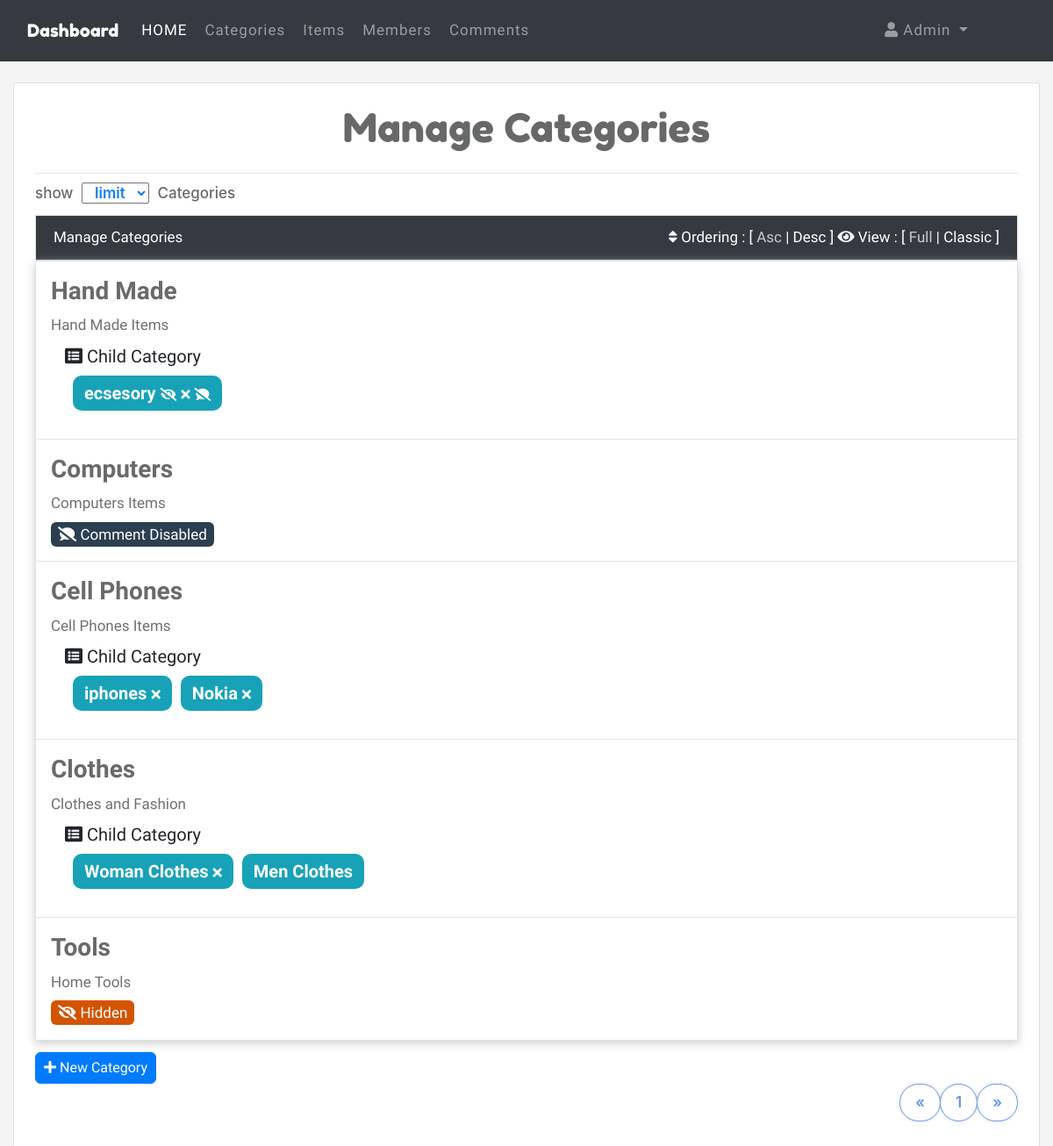
The page /admin/categories.php (signed in) on the database its author committed.
### tables this page shows
CREATE TABLE `categories` (
  `ID` int(11) NOT NULL,
  `Name` varchar(255) NOT NULL,
  `Description` text NOT NULL,
  `Ordering` int(11) DEFAULT NULL,
  `parent` int(11) NOT NULL,
  `Visibility` tinyint(4) NOT NULL DEFAULT 0,
  `Allow_Ads` tinyint(4) NOT NULL DEFAULT 0,
  `Allow_Comment` tinyint(4) NOT NULL DEFAULT 0
);

### admin/includes/languages/english.php (called while the page is built)
<?php
function lang($phrase)
{
    static $lang = array(
       'HOME_ADMIN'   =>    'Dashboard',
       'HOME'            =>    'HOME',
       'CATEGORIES'      =>    'Categories',
       'ITEMS'           =>    'Items',
       'MEMBERS'         =>    'Members',
       'COMMENTS'        =>    'Comments',
       'STATISTICS'      =>    'Statistics',
       'LOGS'            =>    'Logs',
       'Edit_Profile'   =>     'Edit Profile',
       'Settings'        =>     'Settings',
       'Logout'          =>     'Logout',
    );
    return $lang[$phrase];
}
?>

### admin/includes/functions/functions.php (called while the page is built, shortened)
<?php
function getAllFrom($field , $table, $join,  $on, $where = NULL, $and = NULL, $orderField, $ordering = "DESC" , $limit = NULL)
{
    global $connection;
    $getAll = $connection ->prepare("SELECT $field FROM $table $join  $on  $where  $and  ORDER BY $orderField $ordering $limit ");
    $getAll->execute();
    $all = $getAll->fetchAll();
    return $all;
}

### admin/categories.php (the view, shortened to what this page needs)
<?php
if(isset($_SESSION['Username']) )
{
    include "init.php";
    $action = isset($_GET['action']) ? $_GET['action'] : 'Manage';
    if($action == 'Manage')
    {
        $limit = isset($_POST['limit-records']) ? $_POST['limit-records'] : 10;
        $page = isset($_GET['page']) && is_numeric($_GET['page']) ? intval($_GET['page']) : 1;
        $start = ($page - 1) * $limit;
        $getCount = $connection ->prepare("SELECT COUNT(ID) AS catsCount FROM categories");
        $getCount ->execute();
        $catsCount = $getCount ->fetch();
        $total = intval($catsCount['catsCount']);
        $pages = ceil($total / $limit);
        $prevPage = $page - 1;
        $nextPage = $page + 1;
        $sort = 'ASC';
        $stmt = $connection ->prepare("SELECT * FROM categories WHERE parent = 0 ORDER BY Ordering $sort LIMIT $start , $limit");
        $stmt ->execute();
        $cats = $stmt ->fetchAll();
        $count = $stmt ->rowCount();
        ?>
        <div class="container categories">
            <div class="card my-4 px-4 pb-4">
                <div class="card-body">
                    <h1 class="edit-header text-center pb-3 pt-4">Manage Categories</h1><hr>
                </div>
                <div class='select-limit'>
                    <form method="POST" >
                        <span>show</span>
                        <select name="limit-records" id="limit-records">
                            <option disabled ='disabled' selected>limit</option>
                        </select>
                        <span>Categories</span>
                    </form>
                </div>
                <div class="card-header">
                    Manage Categories
                    <div class="option float-right">
                        <i class="fa fa-sort"></i> Ordering : [
                        <a  class="<?php if($sort == 'ASC'){echo 'active';} ?>" href="?sort=ASC">Asc</a> |
                        <a  class="<?php if($sort == 'DESC'){echo 'active';} ?>" href="?sort=DESC">Desc</a> ]
                        <i class="fa fa-eye"></i> View : [
                        <span class="active" data-view="full">Full</span> |
                        <span>Classic</span> ]
                    </div>
                </div>
                <div class="card-body cat-body">
                    <?php if($count > 0) {?>
                            <?php  foreach($cats as $cat){
                                echo "<div class='cat'>";
                                    echo "<h3>".$cat['Name']."</h3>";
                                    echo "<div class ='full-view'>";
                                            echo "<p>";if($cat['Description'] == ''){echo "This Category has No description ";}else{echo $cat['Description'];} echo"</p>";
                                            $subcats = getAllFrom('*', 'categories','', '', 'WHERE parent = '.$cat["ID"].'', '', 'ID');
                                            if(! empty($subcats))
                                            {
                                                echo "<h5 class='sub-head'><i class='fas fa-list-alt'></i> Child Category</h5>";
                                                echo "<ul class='list-unstyled sub-cats'>";
                                                foreach($subcats as $sub)
                                                {
                                                    echo "<li>";
                                                            echo"<a href='categories.php?action=Edit&catid=".$sub['ID']."'>";
                                                                echo $sub['Name'];
                                                                if($sub['Visibility'] == 1)   { echo "<i class = 'fas fa-eye-slash'></i>"; }
                                                                if($sub['Allow_Ads'] == 1)    { echo "<i class = 'fas fa-times'></i>"; }
                                                                if($sub['Allow_Comment'] == 1){ echo "<i class='fas fa-comment-slash'></i>"; }
                                                            echo "</a>";
                                                        echo "</li>";
                                                }
                                                echo "</ul>";
                                            }
                                            if($cat['Visibility'] == 1)   { echo "<span class ='visibility global-span'><i class = 'fas fa-eye-slash'></i> Hidden</span>"; }
                                            if($cat['Allow_Comment'] == 1){ echo "<span class ='commenting global-span'><i class='fas fa-comment-slash'></i> Comment Disabled</span>"; }
                                    echo "</div>";
                                echo "</div>";
                                echo "<hr>";
                            }?>
                    <?php
                        }else{echo "<div class='alert alert-danger text-center font-weight-bold mt-3 mx-3'>Not Found Categories</div>";} ?>
                </div>
                <a href='categories.php?action=Add' class=" add-category btn btn-primary"><i class="fa fa-plus"></i> New Category</a>
                    <nav aria-label="Page navigation example">
                        <ul class="pagination custom-pagination">
                            <li class="page-item  <?php if($prevPage < 1 ){echo "disabled";} ?>">
                                <a class="page-link" href="<?php echo "categories.php?action=Manage&page=".$prevPage;?>" aria-label="Previous">
                                    <span aria-hidden="true">&laquo;</span>
                                </a>
                            </li>
                            <?php
                                $customPageNum = 6;
                                if($pages <= 6)
                                {
                                    $customPageNum = $pages;
                                }
                                for ( $i =1 ; $i <= $customPageNum ; $i++ ){
                                    echo '<li class="page-item">';
                                        echo '<a class="page-link" href="categories.php?action=Manage&page='.$i.'">';
                                            echo $i;
                                        echo'</a>';
                                    echo '</li>';
                                }
                            ?>
                            <li class="page-item <?php if($nextPage > $pages){echo "disabled";} ?>">
                                <a class="page-link" href="<?php echo "categories.php?action=Manage&page=".$nextPage;?>" aria-label="Next">
                                    <span aria-hidden="true">&raquo;</span>
                                </a>
                            </li>
                        </ul>
                    </nav>
            </div>
        </div>
<?php }
    else
    {
        $theMsg = "<div class='alert alert-danger text-center font-weight-bold mt-3'>This Page Is Not Found !</div>";
        redirectHome($theMsg);
    }
include $tpl."footer.php";
}
else
{
    header("Location: index.php");
    exit();
}
?>

### admin/includes/templates/header.php (shortened to what this page needs)
<!DOCTYPE html>
<html lang="en">
<head>
    <link rel="stylesheet" href="<?php echo $css; ?>bootstrap.min.css">
    <link rel="stylesheet" href="<?php echo $css; ?>all.min.css">
    <link rel="stylesheet" href="<?php echo $css; ?>sweetalert2.min.css">
    <link rel="stylesheet" href="<?php echo $css; ?>bootstrap-select.min.css">
    <link rel="stylesheet" href="<?php echo $css; ?>bootstrap-tokenfield.min.css">
    <link rel="stylesheet" href="<?php echo $css; ?>admin.css">
</head>
<body <?php if(isset($login_body)){echo "class='login-body'";} ?>>

### admin/init.php (shortened to what this page needs)
<?php
include "db_connect.php";
$lang = 'includes/languages/';
$func = 'includes/functions/';
$tpl = 'includes/templates/';
$css = 'layout/css/';
include $func."functions.php";
include $lang. "english.php";
include $tpl."header.php";
if(!isset($noNavbar)){include $tpl."navbar.php"; }

### admin/includes/templates/navbar.php (shortened to what this page needs)
<nav class="navbar navbar-expand-lg navbar-dark bg-dark">
    <div class="container-fluid">
        <a class="navbar-brand" href="dashboard.php"><?php echo lang('HOME_ADMIN'); ?></a>
        <div class="collapse navbar-collapse" id="app-nav">
            <ul class="navbar-nav mr-auto">
                <li class="nav-item active">
                    <a class="nav-link" href="dashboard.php"><?php echo lang('HOME') ?> <span class="sr-only">(current)</span></a>
                </li>
                <li class="nav-item">
                    <a class="nav-link" href="categories.php"><?php echo lang('CATEGORIES') ?></a>
                </li>
                <li class="nav-item">
                    <a class="nav-link" href="items.php"><?php echo lang('ITEMS') ?></a>
                </li>
                <li class="nav-item">
                    <a class="nav-link" href="members.php"><?php echo lang('MEMBERS') ?></a>
                </li>
                <li class="nav-item">
                    <a class="nav-link" href="comments.php"><?php echo lang('COMMENTS') ?></a>
                </li>
            </ul>
            <ul class="navbar-nav ml-auto mr-5 pr-2">
                <li class="nav-item dropdown">
                    <a class="nav-link dropdown-toggle" href="#" id="navbarDropdown" role="button" data-toggle="dropdown" aria-haspopup="true" aria-expanded="false">
                       <i class="fas fa-user"></i>  <?php echo $_SESSION['Username'];?>
                    </a>
                </li>
            </ul>
        </div>
    </div>
</nav>

### admin/includes/templates/footer.php (shortened to what this page needs)
</body>
</html>

### admin/layout/css/admin.css (style rules this page uses)
body { font-size: 17px; background-color: #f4f4f4; }
@media (min-width: 1200px) { .container, .container-lg, .container-md, .container-sm, .container-xl { max-width: 1358px !important; } }
h1 { color: #676869; font-family: 'Fredoka One', cursive; font-size: 45px; }
.navbar-dark .navbar-brand { font-family: 'Fredoka One', cursive; }
.navbar-dark .navbar-nav .nav-link { padding: 14px 10px; font-family: 'Do Hyeon', sans-serif; letter-spacing: 1px; }
.btn { font-family: 'Do Hyeon', sans-serif; font-size: 16px; }
.select-limit { margin-bottom: 12px; margin-top: 10px; font-weight: 500; color: #676869; }
.select-limit select { padding: 0 10px; margin: 0 5px; color: #107ef5; font-weight: 600; cursor: pointer; }
.table .thead-dark th ,.categories .card .card-header { font-family: 'Do Hyeon', sans-serif; font-weight: 400; }
.custom-pagination { float: right !important; }
.custom-pagination .page-item .page-link { padding: 10px 17px; font-weight: 600; color: cornflowerblue; transition: all .5s ease-in-out; border: 1px solid cornflowerblue; border-top-left-radius: 2.25rem; border-bottom-left-radius: 2.25rem; border-top-right-radius: 2.25rem; border-bottom-right-radius: 2.25rem; box-shadow: 0 0 5px rgba(1,1,0,0.1); }
.categories .card .card-header { color: #fff; background-color: #343A40; }
.categories .card .card-header .option a { color: #fff; }
.categories .card .card-header .option span { color: #fff; cursor: pointer; }
.categories .card .card-header .option .active { color: #ccc; }
.categories .card .cat-body ,.categories .card .card-header { border: 1px solid #dee2e6; }
.categories .card .card-body { padding: 0; }
.categories .card .cat-body { box-shadow: 0px 3px 10px #ccc; }
.categories .cat { font-family: 'Changa', sans-serif; position: relative; overflow: hidden; padding: 17px; }
.categories hr { margin-top: 0; margin-bottom: 0; }
.categories .cat h3 { margin: 0; cursor: pointer; font-family: 'Do Hyeon', sans-serif; font-weight: 600; color: #6a6a6a; }
.categories .cat .full-view p { margin: 10px 0; color: #707070; }
.categories .cat .global-span { color: #fff; padding: 4px 8px; margin-right: 6px; border-radius: 6px; }
.categories .cat .visibility { background-color: #d35400; }
.categories .cat .commenting { background-color: #2c3e50; }
.categories .cat .sub-head { margin: 0 0 10px 16px; }
.categories .cat .sub-cats { margin: 0 0 15px 25px; }
.categories .cat .sub-cats li { display: inline-block; margin: 0 10px 0 0; padding: 5px 13px; background-color: #17a2b8; border-radius: 10px; }
.categories .cat .sub-cats li a { color: #fff; font-size: 20px; font-weight: 600; }
.categories .cat .sub-cats li a i { font-weight: 900; font-size: 15px; margin-left: 5px; }
.categories .card .add-category { padding: 5px 4px; max-width: 138px; margin-top: 13px; border-radius: 6px; }

### rows shown on the page
categories: Name "Hand Made", Description "Hand Made Items"
categories: Name "ecsesory", Visibility 1 (drawn), Allow_Ads 1 (drawn), Allow_Comment 1 (drawn)
categories: Name "Computers", Description "Computers Items", Allow_Comment 1 (drawn)
categories: Name "Cell Phones", Description "Cell Phones Items"
categories: Name "iphones", Allow_Ads 1 (drawn)
categories: Name "Nokia", Allow_Ads 1 (drawn)
categories: Name "Clothes", Description "Clothes and Fashion"
categories: Name "Woman Clothes", Allow_Ads 1 (drawn)
categories: Name "Men Clothes"
categories: Name "Tools", Description "Home Tools", Visibility 1 (drawn)

### other values the page prints
lang('HOME_ADMIN') "Dashboard"
lang('HOME') "HOME"
lang('CATEGORIES') "Categories"
lang('ITEMS') "Items"
lang('MEMBERS') "Members"
lang('COMMENTS') "Comments"
$_SESSION['Username'] "Admin"
